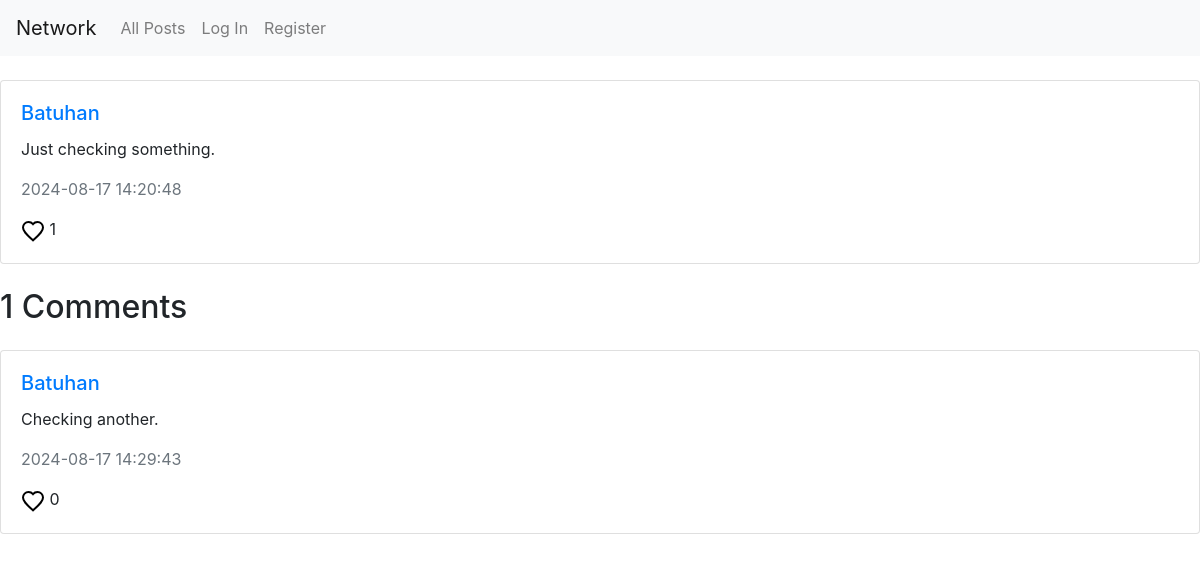
/post/1, run on the app's committed database.
### network/models.py (models this page shows)
class User(AbstractUser):
    following = models.ManyToManyField("self", blank=True, symmetrical=False, related_name="followers")

class Post(models.Model):
    id = models.BigAutoField(primary_key=True)
    post = models.CharField(max_length=280)
    author = models.ForeignKey(User, on_delete=models.CASCADE, related_name="posts")
    date = models.DateTimeField(auto_now_add=True)
    likes = models.ManyToManyField(User, blank=True, related_name="liked")
    parent = models.ForeignKey("self", blank=True, null=True, on_delete=models.CASCADE, related_name="mentions")

### network/views.py (the view)
# urls.py: path("post/<int:post_id>", views.post, name="post"),
def post(request, post_id):
    try:
        parent = Post.objects.get(id=post_id)
        parent_obj = {
            'id': parent.id,
            'content': parent.post,
            'author': parent.author.get_username(),
            'date': parent.date.strftime('%Y-%m-%d %H:%M:%S'),
            'likes': parent.likes.count(),
            'userLiked': request.user in parent.likes.all(),
            'isAuthor': request.user == parent.author
        }
    except ObjectDoesNotExist:
        return HttpResponse("Not Found", status=404)
    posts = Post.objects.filter(parent=parent).order_by('-date')
    post_data = []
    for post in posts:
        post_data.append({
            'id': post.id,
            'content': post.post,
            'author': post.author.get_username(),
            'date': post.date.strftime('%Y-%m-%d %H:%M:%S'),
            'likes': post.likes.count(),
            'userLiked': request.user in post.likes.all(),
            'isAuthor': request.user == post.author
        })
    return render(request, "network/post.html", {
        "parent": parent_obj,
        "posts": post_data,
        "count": len(post_data)
    })

### network/templates/network/post.html (shortened to what this page needs)
{% extends "network/layout.html" %}
{% block body %}
<div class="card my-4 post" data-post-id="{{ parent.id }}">
    <div class="card-body">
        <h5 class="card-title">
            <a href="{% url 'user' parent.author %}">{{ parent.author }}</a>
        </h5>
        <p class="post-content">{{ parent.content }}</p>
        <p class="text-muted">{{ parent.date }}</p>
        <div>
            <svg class="like" data-post-id="{{ parent.id }}" width="24" height="24" viewBox="0 0 24 24" {% if parent.userLiked %} style="fill: red; cursor: pointer;" {% else %} style="fill: transparent; cursor: pointer;" {% endif %}>
                <path d="M12 21.35l-1.45-1.32C5.4 15.36 2 12.28 2 8.5 2 5.42 4.42 3 7.5 3c1.74 0 3.41.81 4.5 2.09C13.09 3.81 14.76 3 16.5 3 19.58 3 22 5.42 22 8.5c0 3.78-3.4 6.86-8.55 11.54L12 21.35z" stroke="black" stroke-width="2"/>
            </svg>
            <span>{{ parent.likes }}</span>
        </div>
    </div>
</div>
    <h2>{{count}} Comments</h2>
    <div id="posts">
            {% for post in posts %}
            <div class="card my-4 post" data-post-id="{{ post.id }}">
                <div class="card-body">
                    <h5 class="card-title">
                        <a href="{% url 'user' post.author %}">{{ post.author }}</a>
                    </h5>
                    <p class="post-content">{{ post.content }}</p>
                    <p class="text-muted">{{ post.date }}</p>
                    <div>
                        <svg class="like" data-post-id="{{ post.id }}" width="24" height="24" viewBox="0 0 24 24" {% if post.userLiked %} style="fill: red; cursor: pointer;" {% else %} style="fill: transparent; cursor: pointer;" {% endif %}>
                            <path d="M12 21.35l-1.45-1.32C5.4 15.36 2 12.28 2 8.5 2 5.42 4.42 3 7.5 3c1.74 0 3.41.81 4.5 2.09C13.09 3.81 14.76 3 16.5 3 19.58 3 22 5.42 22 8.5c0 3.78-3.4 6.86-8.55 11.54L12 21.35z" stroke="black" stroke-width="2"/>
                        </svg>
                        <span>{{ post.likes }}</span>
                    </div>
                </div>
            </div>
            {% endfor %}
    </div>
{% endblock %}
{% block script %}
{% load static %}
{% endblock %}

### data on the page
User: author "Batuhan", author "Batuhan"
Post: content "Just checking something."
Post: content "Checking another."

### other printed values
{{ parent.date }} "2024-08-17 14:20:48"
{{ parent.likes }} "1"
{{ count }} "1"
{{ post.date }} "2024-08-17 14:29:43"
{{ post.likes }} "0"
